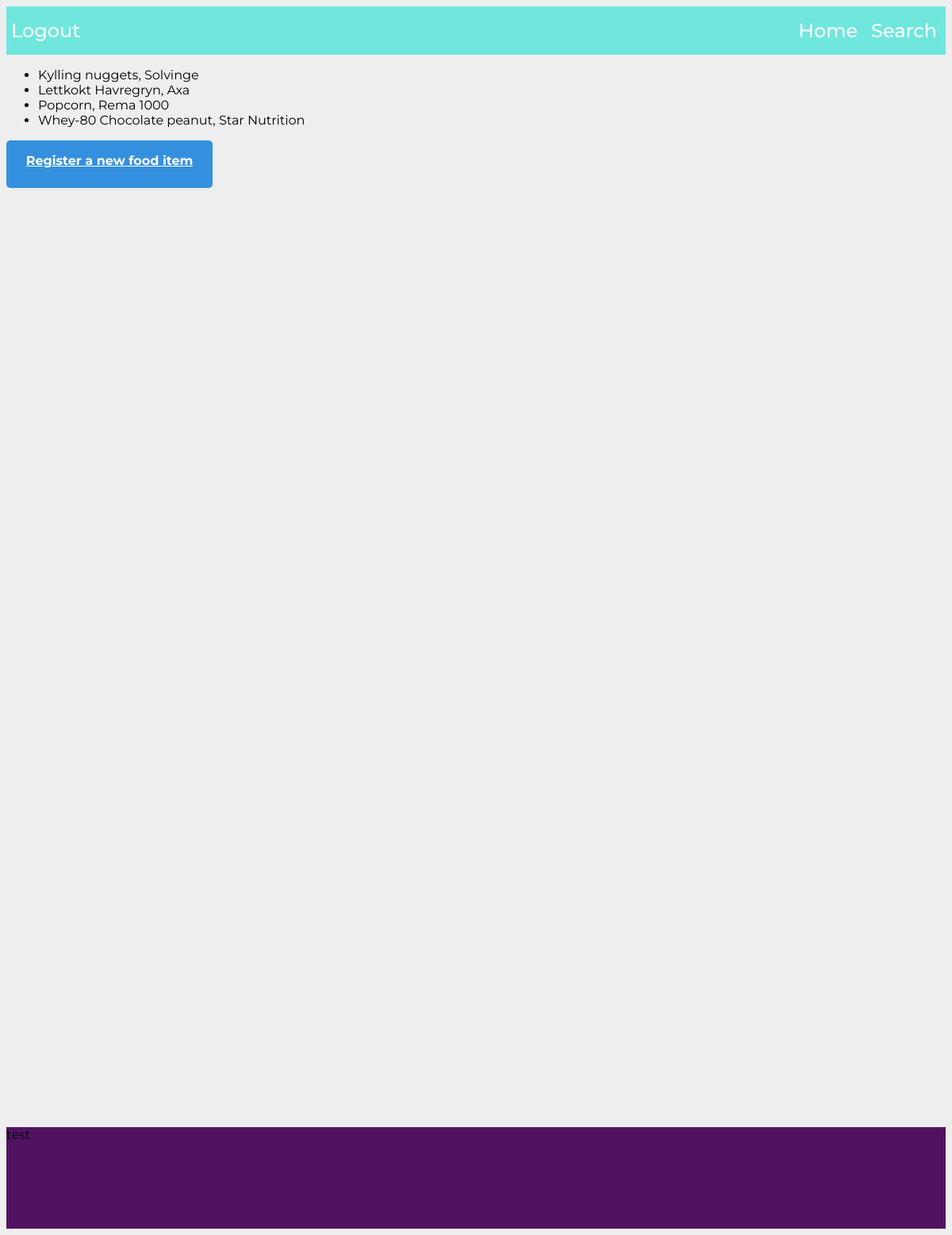
The page /kcaljournal/search/ (signed in) on the database as committed earlier.
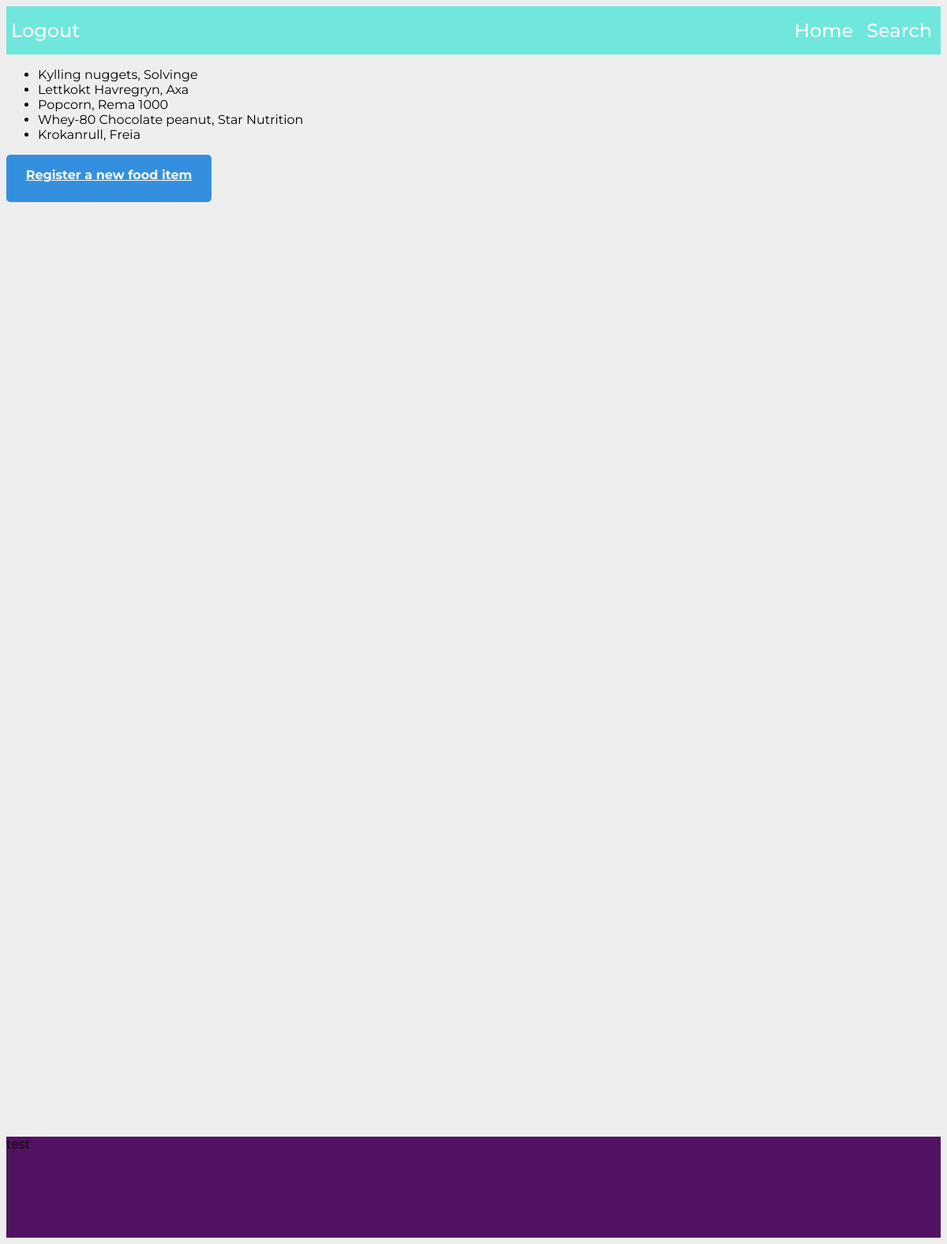
The same page on the database as committed later.
### kcaljournal/models.py (models this page shows, shortened)
class Fooditem(models.Model):
    name = models.CharField(max_length=50)
    producer = models.CharField(max_length=50, blank=True)
    description = models.CharField(max_length=200, blank=True)
    calories = models.DecimalField(decimal_places=2, max_digits=6, blank=True)
    protein = models.DecimalField(decimal_places=2, max_digits=6, blank=True)
    carbohydrates = models.DecimalField(decimal_places=2, max_digits=6, blank=True)
    fat = models.DecimalField(decimal_places=2, max_digits=6, blank=True)
    sugar = models.DecimalField(decimal_places=2, max_digits=6, blank=True)
    fibre = models.DecimalField(decimal_places=2, max_digits=6, blank=True)

### kcaljournal/views.py (the view)
# urls.py: path('search/', views.SearchView.as_view(), name='search'),
class SearchView(LoginRequiredMixin ,generic.ListView):
    template_name = 'kcaljournal/search.html'
    context_object_name= 'fooditem_list'
    def get_queryset(self):
        return Fooditem.objects.all()
    def get_context_data(self, **kwargs):
        context = super().get_context_data(**kwargs)
        context['user'] = self.request.user.is_authenticated
        return context

### templates/kcaljournal/search.html
{% extends "base.html" %}
{% block css %}{{block.super}}
{% load static %}
<link rel="stylesheet" href="{% static 'style.css' %}">
{% endblock %}
{% block content %}
{%if fooditem_list %}
<ul>
    {% for fooditem in fooditem_list %}
    <li>{{ fooditem.name }}, {{ fooditem.producer }}</li>
    {% endfor %}
</ul>
{% else %}
<p>No foods available</p>
{% endif %}
<a class="register_food_btn" href="food_register/">Register a new food item</a>
{% endblock %}

### templates/base.html (shortened to what this page needs)
<!DOCTYPE html>
<html lang="en">
<head>
    {% load static %}
    <link rel="stylesheet" href="{% static 'style.css' %}">
    {% block css %}
    {% endblock %}
</head>
<body>
    <header>
        <nav class="nav-bar">
            <ul class="nav-list" id="left-nav-list">
                <li class="nav-item">
                    {% if user %}
                    <a class="nav-link" href="http://127.0.0.1:8000/kcaljournal/logout/">Logout</a>
                    {% else %}
                    <a class="nav-link" href="http://127.0.0.1:8000/kcaljournal/login/">Login</a>
                    {% endif %}
                </li>
            </ul>
            <ul class="nav-list">
                <li class="nav-item">
                    <a class="nav-link" href="http://127.0.0.1:8000/kcaljournal/search/">Search</a>
                </li>
                <li class="nav-item">
                    <a class="nav-link" href="http://127.0.0.1:8000/kcaljournal/">Home</a>
                </li>
            </ul>
        </nav>
    </header>
    <main>
        {% block content %}
        {% endblock %}
    </main>
    <footer>
        <div>test</div>
    </footer>
</body>
</html>

### static/style.css (style rules this page uses)
html { font-family: 'Montserrat', sans-serif; }
body { background-color: #EEEEEE; }
footer { margin-top: 100%; background-color: #521262; height: 8rem; }
.nav-bar { margin: 0; padding: 0; background-color: #6FE7DD; padding-top: 1rem; padding-bottom: 1rem; display: flex; flex-direction: row; justify-content: space-between; }
.nav-list { margin: 0; padding: 0; display: flex; flex-direction: row-reverse; flex-wrap: wrap; list-style-type: none; width: 100%; }
#left-nav-list { flex-direction: row; }
.nav-item { margin-left: 1%; margin-right: 1%; padding: 0; }
.nav-link { margin-right: 5px; font-size: 1.5rem; font-weight: 500; color: white; text-decoration-line: none; }
.register_food_btn { display: block; width: 15rem; height: 40px; background: #3490DE; padding: 10px; text-align: center; border-radius: 5px; color: white; font-weight: bold; line-height: 2rem; }

Rows that differ between the two databases and show on the page:
added Fooditem: name "Krokanrull", producer "Freia"
